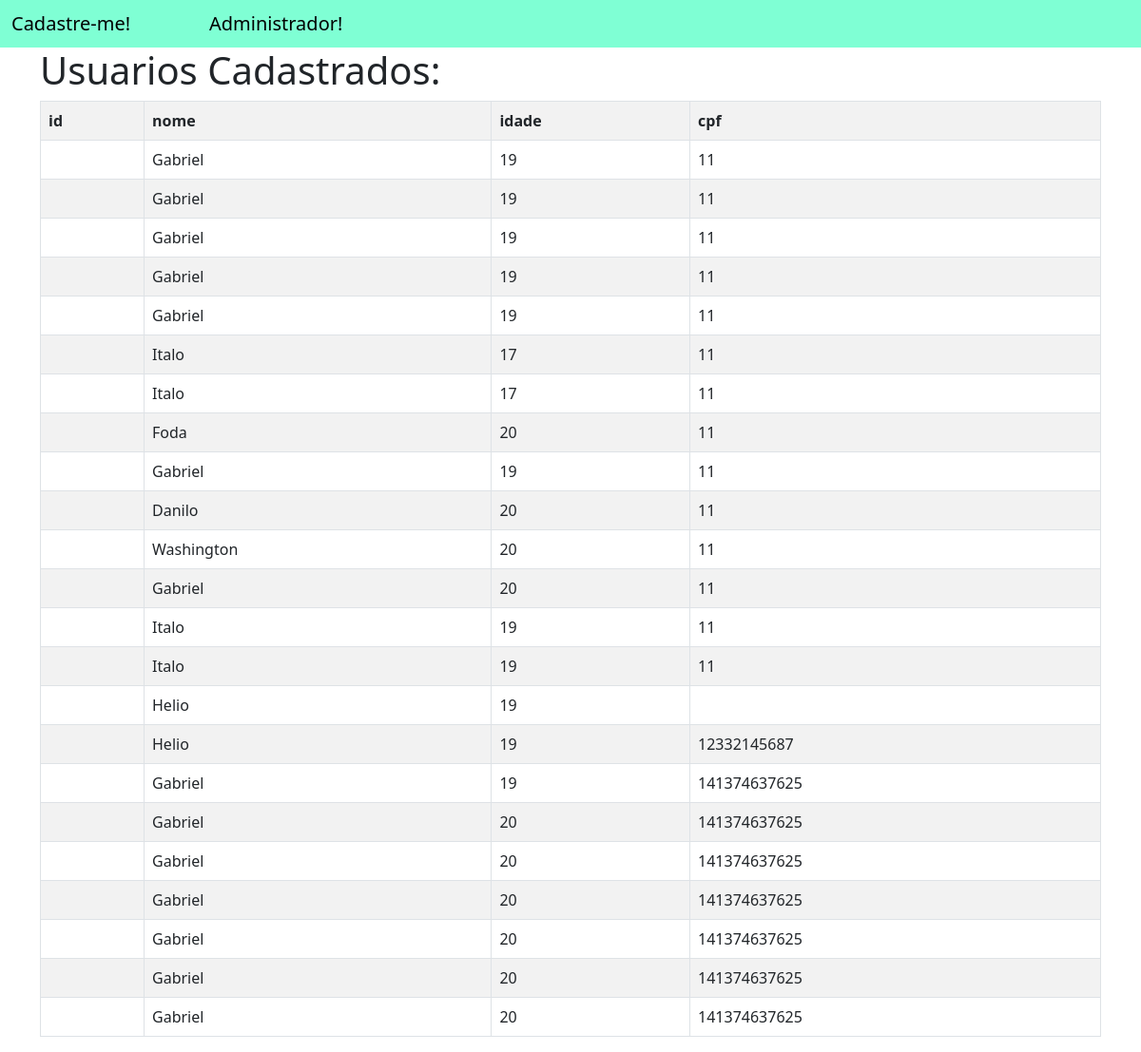
The app's page /usuarios/, older data.
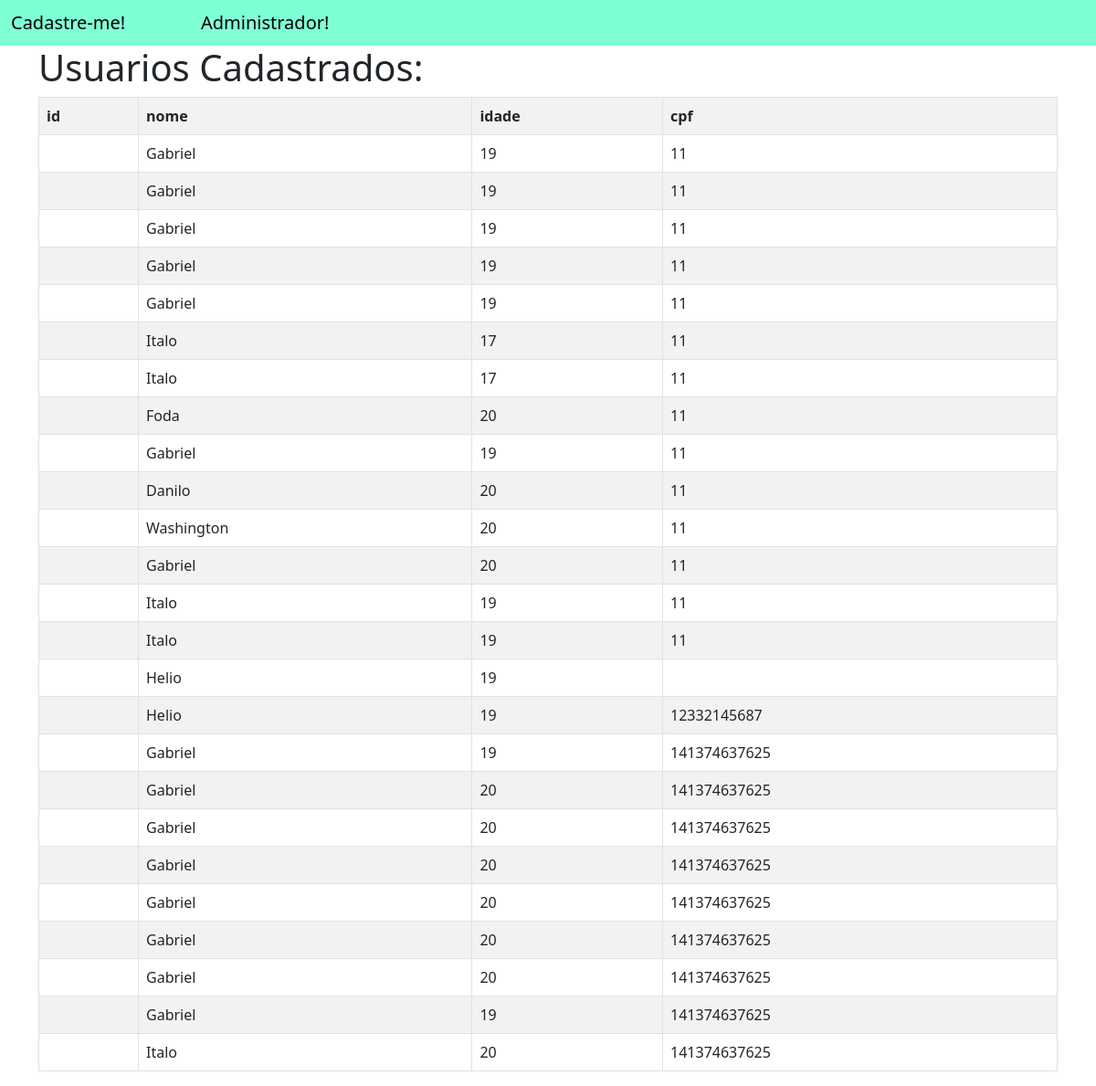
The same page, newer data.
### app_cad_usuarios/models.py (models this page shows)
class Usuario(models.Model):
    id_usuario = models.AutoField(primary_key=True)
    nome = models.CharField(max_length=255)
    idade = models.IntegerField()
    cpf = models.CharField(max_length=11)

### app_cad_usuarios/views.py (the view, shortened to what this page needs)
# urls.py: path('usuarios/',views.usuarios,name='listagem_usuarios'),
def usuarios(request):
    action = request.POST.get('action') # Obtém o valor do botão clicado
    usuarios = {
                'usuarios': Usuario.objects.all()
            }
    return render(request,"usuarios/usuarios.html",usuarios)

### app_cad_usuarios/templates/usuarios/usuarios.html
{% extends 'usuarios/base.html' %}
{% block conteudo %}
    <div class="container">
        <h1>Usuarios Cadastrados:</h1>
        <table class="table table-bordered table-striped">
            <tr>
                <th>id</th>
                <th>nome</th>
                <th>idade</th>
                <th>cpf</th>
            </tr>
            {% for usuario in usuarios %}
            <tr>
                <td>{{usuario.id}}</td>
                <td>{{usuario.nome}}</td>
                <td>{{usuario.idade}}</td>
                <td>{{usuario.cpf}}</td>
            </tr>
            {% endfor %}
        </table>
    </div>
{% endblock %}

Row changes from the older to the newer data that the page shows:
added Usuario: nome "Gabriel", idade "19", cpf "141374637625"
added Usuario: nome "Italo", idade "20", cpf "141374637625"
